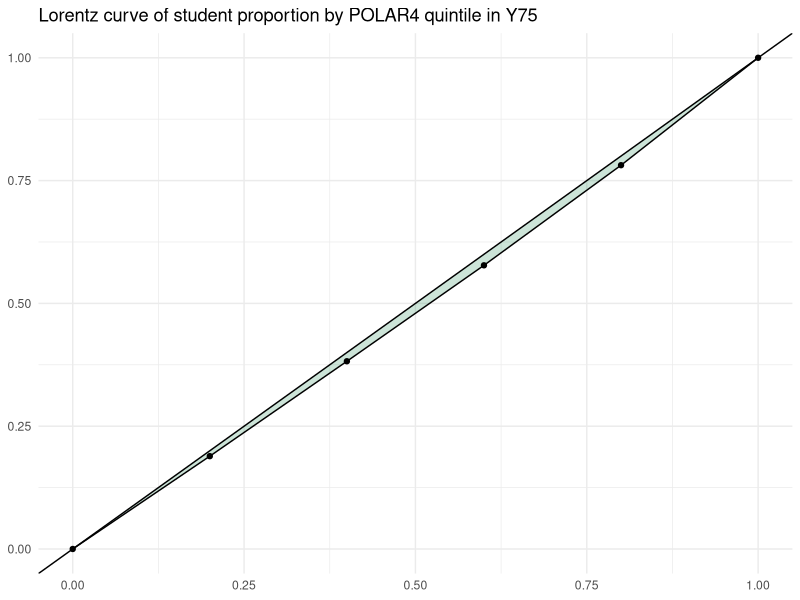
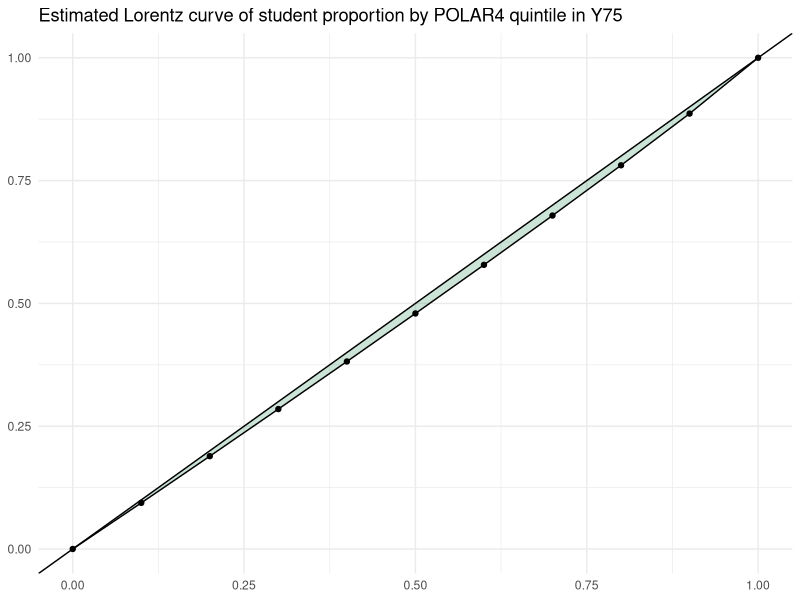

These figures' R source, in order:
unis <- read.csv("data/finalbis.csv")
unis$continuation <- as.numeric(unis$continuation)
# covert POLAR4 %ages to numbers
unis[, paste0('POLAR4.Q', 1:5)] <- unis[, paste0('POLAR4.Q', 1:5)] * unis$Total

clean_uni <- function(code) {
  select <- data.table::setDT(unis[unis$INSTITUTION_CODE == code, ])

  select.m <- data.table::melt(
    select, 
    id.vars = c('INSTITUTION_CODE'),
    measure.vars = paste0('POLAR4.Q', 1:5)
  )

  start <- data.table::data.table(INSTITUTION_CODE = code, variable = 'BASE', value = 0)

  select.m <- rbind(start, select.m)

  select.m <- select.m[order(value)]

  select.m[
    , `:=`(cum.value = cumsum(value) / sum(value), cum.prop = seq(0, 1, by = 0.2))
  ]
}

plot_lorentz_curve <- function(c.prop, c.value) {
  ggplot2::ggplot(mapping = ggplot2::aes(x = c.prop, y = c.value)) +
    ggplot2::geom_ribbon(
      ggplot2::aes(ymax = c.prop, ymin = c.value), fill = "#007a3e", alpha = 0.2
    ) +
    ggplot2::geom_point() +
    ggplot2::geom_line() +
    ggplot2::geom_abline(
      slope = 1, intercept = 0
    ) +
    ggplot2::theme_minimal() +
    ggplot2::scale_x_continuous(limits = c(0, NA)) +
    ggplot2::scale_y_continuous(limits = c(0, NA)) +
    ggplot2::theme(
      axis.title = ggplot2::element_blank()
    )
}

gini <- function(dist) {
  dist <- sort(dist)
  n <- length(dist)
  w <- rep(1 / n, n) 
  w.c <- cumsum(w) / sum(w)
  dist.c <- cumsum(dist) / sum(dist)

  g <- t(dist.c[-1]) %*% w.c[-n] - t(dist.c[-n]) %*% w.c[-1]
  as.numeric(g)
}

estimate_q <- function(dist, q = 10) {
  o <- dist / sum(dist)

  fn <- function(params) {
    x <- pbeta(q = seq(0.2, 1, length.out = 5), params[1], params[2])
    t <- x - c(0, x[-length(x)])

    sum((o[-1] - t) ^ 2)
  }

  fit <- optim(c(1, 1), fn)

  x <- pbeta(q = seq(0, 1, length.out = q + 1), fit$par[1], fit$par[2])
  x - c(0, x[-length(x)])
}

unis$RAW_GINI <- sapply(unis$INSTITUTION_CODE, \(code) {
  cleaned <- clean_uni(code)
  gini(cleaned$value[-1])
})

unis$ESTIMATED_GINI <- sapply(unis$INSTITUTION_CODE, \(code) {
  cleaned <- clean_uni(code)
  q <- estimate_q(cleaned$value)
  gini(q[-1])
})

code <- 'Y75'
cleaned <- clean_uni(code)

plot_lorentz_curve(cleaned$cum.prop, cleaned$cum.value) +
  ggplot2::ggtitle(glue::glue("Lorentz curve of student proportion by POLAR4 quintile in {code}"))

est.c.val <- cumsum(estimate_q(cleaned$value))
c.prop <- seq(0, 1, length.out = length(est.c.val))

plot_lorentz_curve(c.prop, est.c.val) +
  ggplot2::ggtitle(glue::glue("Estimated Lorentz curve of student proportion by POLAR4 quintile in {code}"))
